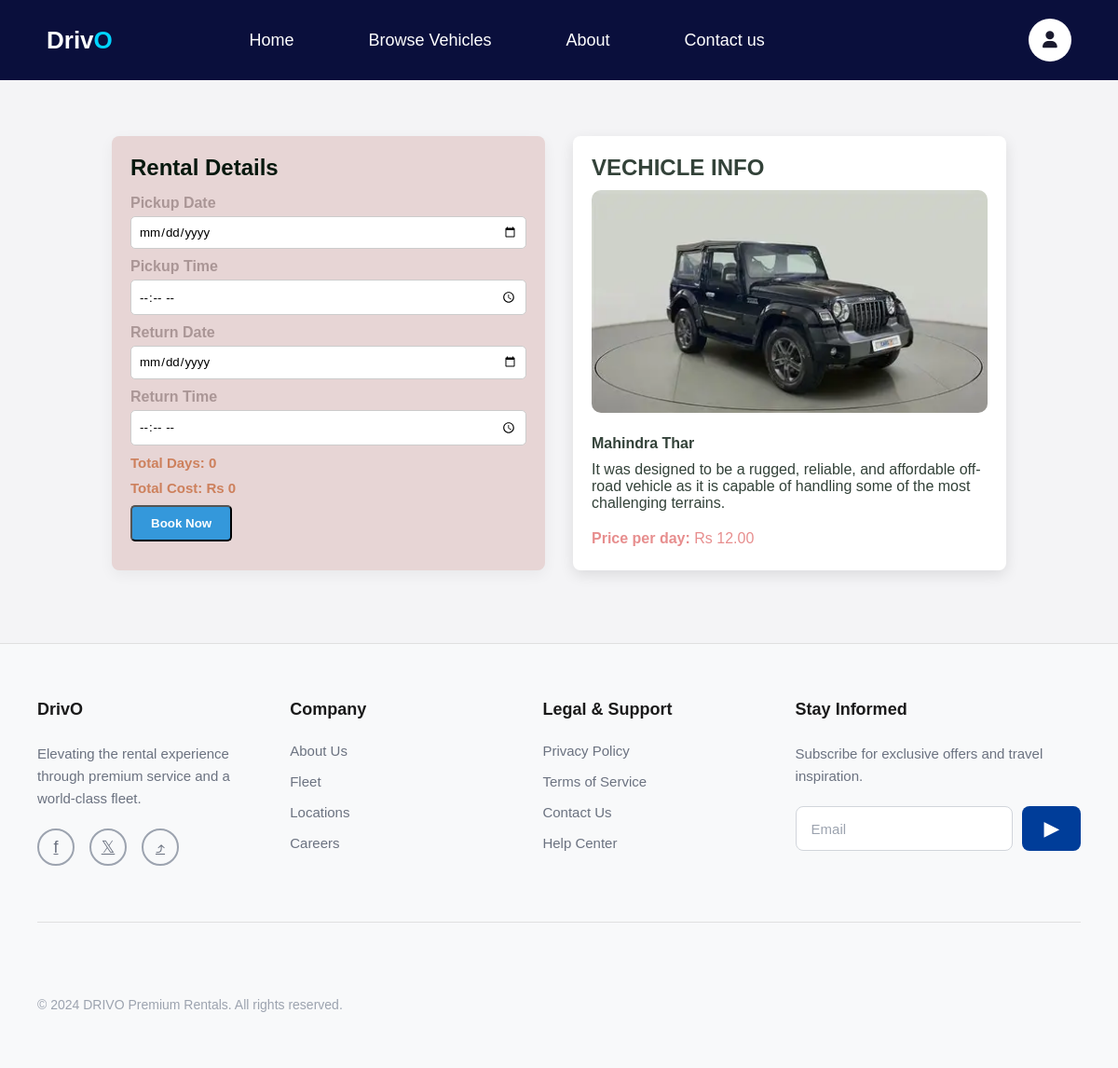
Screenshot of /book/2/ (signed in) with the database file from the repository.
### rentingsystem/models.py (models this page shows, shortened)
class Vehicle(models.Model):
    category = models.ForeignKey(Category, on_delete=models.CASCADE, related_name='vehicles')
    name = models.CharField(max_length=100)
    price_per_day = models.DecimalField(max_digits=10, decimal_places=2)
    image = models.ImageField(upload_to='vehicle')
    is_available=models.BooleanField(default=True)
    description=models.TextField(blank=True)
    created_at=models.DateTimeField(auto_now_add=True)

### rentingsystem/views.py (the view)
# urls.py: path('book/<int:vehicle_id>/', views.book_vehicle, name='book_vehicle'),
@login_required
def book_vehicle(request, vehicle_id):
    vehicle = get_object_or_404(Vehicle, id=vehicle_id)
    print("REQUEST METHOD:", request.method)
    if request.method == "POST":
        form=BookingForm(request.POST)
        if form.is_valid():
            booking = form.save(commit=False)
            booking.user = request.user
            booking.vehicle = vehicle
            booking.start_time = request.POST.get('start_time')
            booking.end_time = request.POST.get('end_time')
            booking.save()
            messages.success(request, "Booking created!")
            return redirect('booking-details', booking_id=booking.id)
        else:
            print(form.errors)
    else:
        form = BookingForm()
    return render(request, 'rentingsystem/booking_page.html', {
        'vehicle': vehicle,
        'form': form
    })

### rentingsystem/forms.py (shortened to what this page needs)
class BookingForm(forms.ModelForm):
    class Meta:
        model = Booking
        fields = ['start_date', 'end_date']
        widgets = {
            'start_date': forms.DateInput(attrs={'type': 'date'}),
            'end_date': forms.DateInput(attrs={'type': 'date'}),
        }

### rentingsystem/templates/rentingsystem/booking_page.html (shortened to what this page needs)
{% extends 'base.html' %}
{% block main_content %}
<div class="booking-page-container">
    <div class="rental-details">
        <h2>Rental Details</h2>
        <form method="POST" action="{% url 'book_vehicle' vehicle.id %}">
            <label>Pickup Date</label>
            <input type="date" name="start_date" id="start_date" required>
            <label>Pickup Time</label>
            <input type="time" name="start_time" required>
            <label>Return Date</label>
            <input type="date" name="end_date" id="end_date" required>
            <label>Return Time</label>
            <input type="time" name="end_time" required>
            <p><strong>Total Days:</strong> <span id="total_days">0</span></p>
            <p><strong>Total Cost:</strong> Rs <span id="total_cost">0</span></p>
          <button type="submit" class="book-now-btn">Book Now</button>
        </form>
    </div>
    <div class="vehicle-info">
        <h2>VECHICLE INFO</h2>
        <img src="{{ vehicle.image.url }}" alt="{{ vehicle.name }}">
        <p class="name"><strong>{{ vehicle.name }}</strong></p>
        <p class="description">{{ vehicle.description }}</p>
        <p class="price"><strong>Price per day:</strong> Rs {{ vehicle.price_per_day }}</p>
    </div>
</div>
{% endblock %}

### rentingsystem/static/css/style.css (style rules this page uses)
* { margin: 0; padding: 0; box-sizing: border-box; font-family: Arial, sans-serif; }
body { background: #f2f2f4d0; color: white; }

### rentingsystem/templates/rentingsystem/booking_page.html (style rules this page uses)
.booking-page-container { display: flex; gap: 30px; max-width: 1000px; margin: 40px auto; padding: 20px; }
.book-now-btn { display: inline-block; padding: 10px 20px; margin-top: 10px; background: #3498db; color: white; border-radius: 5px; text-decoration: none; font-weight: bold; }
.rental-details { flex: 1; background: #e7d5d5; padding: 20px; border-radius: 8px; box-shadow: 0 5px 15px rgba(0,0,0,0.05); }
.rental-details h2 { margin-bottom: 15px; color: #07180e; }
.rental-details label { display: block; margin-top: 10px; font-weight: bold; color: #a18d8ddf; }
.rental-details input { width: 100%; padding: 8px; margin-top: 5px; border-radius: 5px; border: 1px solid #ccc; }
.rental-details p { margin-top: 10px; font-weight: bold; font-size: 15px; color: #c15722ac; }
.vehicle-info { flex: 1; background: white; padding: 20px; border-radius: 8px; box-shadow: 0 5px 15px rgba(0,0,0,0.1); }
.vehicle-info img { width: 100%; border-radius: 5px; margin-bottom: 10px; border-radius: 10px; }
.vehicle-info p { margin: 5px 0; color: #334239; margin-top: 10px; }
.vehicle-info h2 { margin-bottom: 10px; color: #334239; }
.vehicle-info .price { color: rgb(231, 142, 142); margin-top: 20px; }

### rows the page displays
Vehicle: image (picture), name "Mahindra Thar", description "It was designed to be a rugged, reliable, and affordable off-road vehicle as it is capable of handling some of the most challenging terrains.", price_per_day "12.00"
